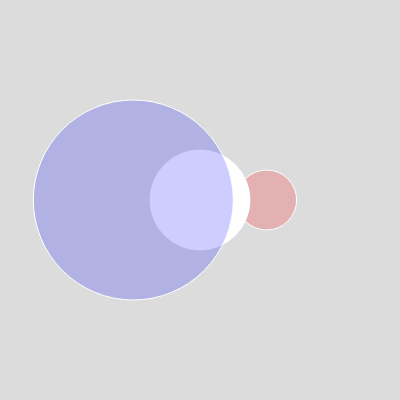
Frame 1 (no input)
Frame 60 (no input): identical to frame 1, image omitted
Frame 120 (the mouse pressed at the canvas centre since frame 60): identical to frame 1, image omitted

The p5.js sketch that drew this single still picture (run headless with seeded random() and noise() and a simulated clock; from frame 60 on, the mouse is pressed at the canvas centre):

// p5.js sketch
// ── sketch.js
function setup() {
  createCanvas(400, 400);
}

function draw() {
  background(220);
  stroke(255);

  fill(255, 0, 0, 50);
  circle(width/3*2, height/2, 60);

  fill(255);
  circle(width/2, height/2, 100);

  
  fill(0, 0, 255, 50);
  circle(width/3, height/2, 200);
  
}
